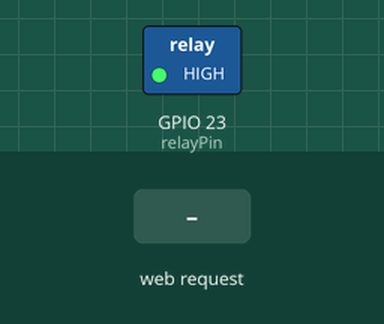
Bench run of a sketch on a simulated ESP32. On the bench: switched loads named in the sketch (green lamp = pin HIGH). The test bench sets the inputs (shaded band). WiFi joins after 1.5 s; servers stay silent unless stated; what the sketch prints to the serial monitor is not drawn.

Above: at 2.7 s.
2.8 s: HTTP request GET /toggle received
At 3.7 s:
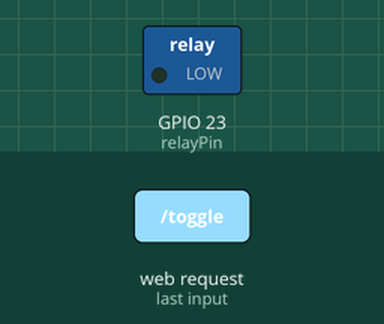
Timing chart, 0 to 5.8 s (numbered marks = the images above; inputs shaded):
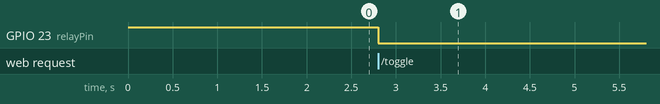

The sketch:

bulb.ino
```cpp
#include <WiFi.h>

const char* ssid = "Winter";
const char* password = "87654321";

int relayPin = 23;   // GPIO23 on ESP32

WiFiServer server(80);

bool relayState = false;

void setup()
{
  Serial.begin(115200);

  pinMode(relayPin, OUTPUT);
  digitalWrite(relayPin, HIGH);   // relay OFF

  WiFi.begin(ssid, password);

  Serial.print("Connecting");

  while (WiFi.status() != WL_CONNECTED)
  {
    delay(500);
    Serial.print(".");
  }

  Serial.println("\nConnected!");
  Serial.print("IP Address: ");
  Serial.println(WiFi.localIP());

  server.begin();
}

void loop()
{
  WiFiClient client = server.available();

  if (client)
  {
    String request = client.readStringUntil('\r');
    client.flush();

    if (request.indexOf("/toggle") != -1)
    {
      relayState = !relayState;
      digitalWrite(relayPin, relayState ? LOW : HIGH);
      Serial.println("Relay toggled");
    }

    client.println("HTTP/1.1 200 OK");
    client.println("Content-Type: text/html");
    client.println();
    client.println("Relay OK");

    client.stop();
  }
}
```

Measured:
- after the input at 2.8 s, GPIO 23 (relayPin): HIGH → LOW at once
